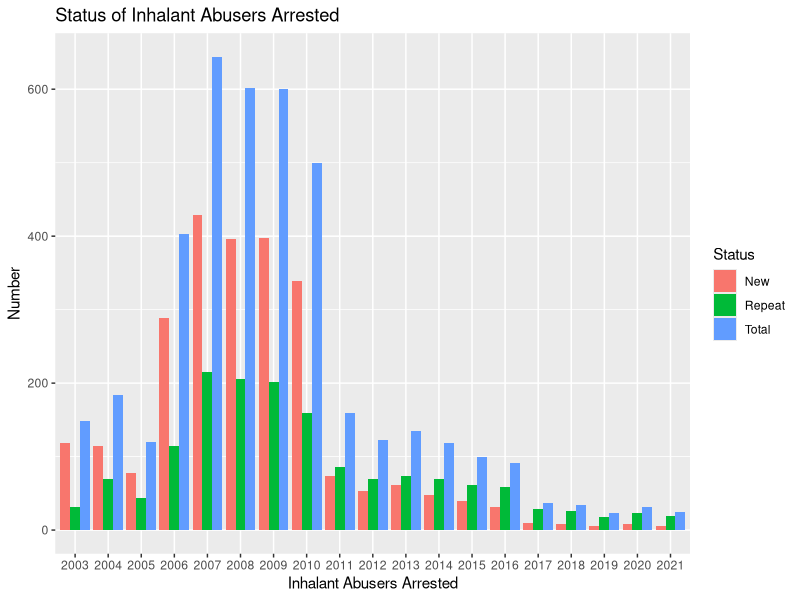
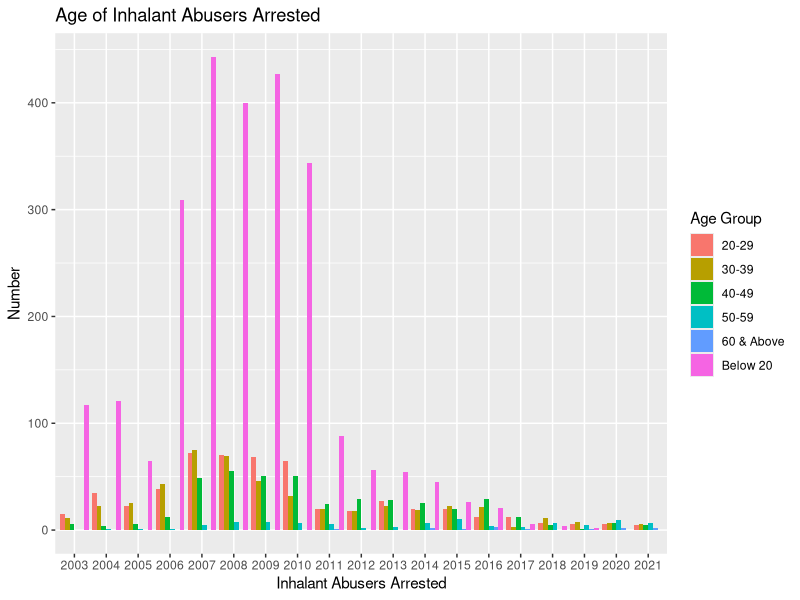
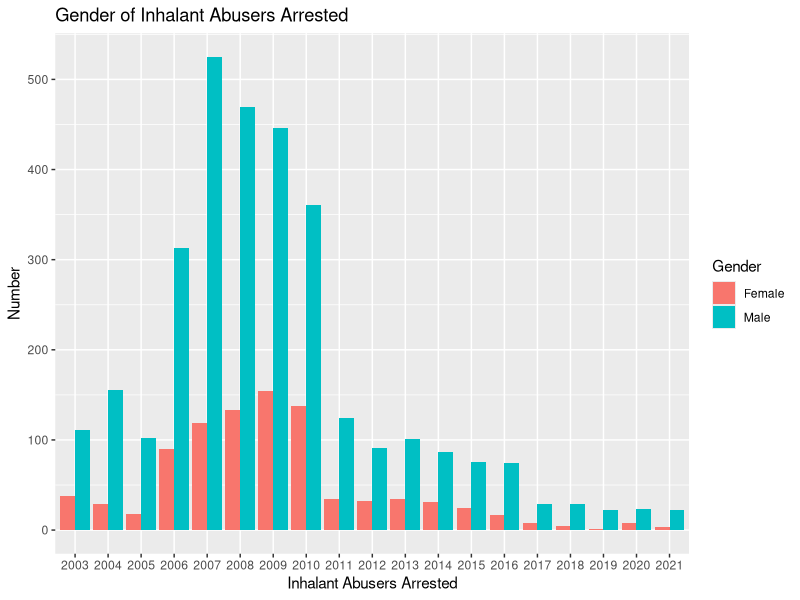
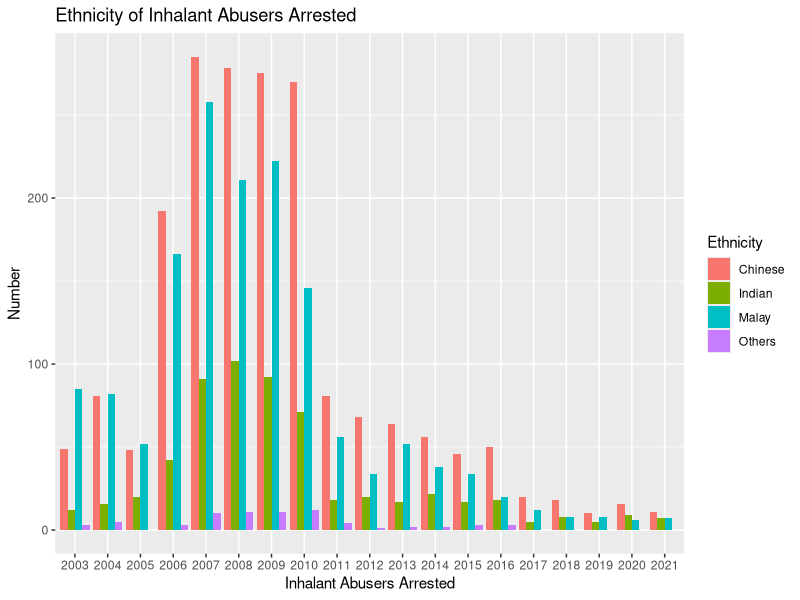

R code for these plots, in order:
## ---- chunk 1
library(tidyverse)
library(ggplot2)
abusers_by_status <- read_csv("DataonInhalantAbusersArrestedByStatus.csv")
abusers_by_status <- abusers_by_status %>%
  mutate(year_new = as.character(abusers_by_status$year))

abusers_by_age <- read_csv("DataonInhalantAbusersArrestedbyAgeGroup.csv")
abusers_by_age <- abusers_by_age %>%
  mutate(year_new = as.character(abusers_by_age$year))

abusers_by_gender <- read_csv("DataonInhalantAbusersArrestedByGender.csv")
abusers_by_gender <- abusers_by_gender %>%
  mutate(year_new = as.character(abusers_by_gender$year))

abusers_by_ethnicity <- read_csv("DataonInhalantAbusersArrestedByEthnicGroup.csv")
abusers_by_ethnicity <- abusers_by_ethnicity %>%
  mutate(year_new = as.character(abusers_by_ethnicity$year))

ggplot(abusers_by_status,aes(x = year_new, y = no_of_inhalant_abusers_arrested, fill = status)) + 
  geom_bar(position = "dodge", stat = "identity") +
  labs(x = "Inhalant Abusers Arrested", y = "Number", title = "Status of Inhalant Abusers Arrested", fill = "Status")

ggplot(abusers_by_age,aes(x = year_new, y = no_of_inhalant_abusers_arrested, fill = age_group)) + 
  geom_bar(position = "dodge", stat = "identity") +
  labs(x = "Inhalant Abusers Arrested", y = "Number", title = "Age of Inhalant Abusers Arrested", fill = "Age Group")

ggplot(abusers_by_gender,aes(x = year_new, y = no_of_inhalant_abusers_arrested, fill = gender)) + 
  geom_bar(position = "dodge", stat = "identity") +
  labs(x = "Inhalant Abusers Arrested", y = "Number", title = "Gender of Inhalant Abusers Arrested", fill = "Gender")

ggplot(abusers_by_ethnicity,aes(x = year_new, y = no_of_inhalant_abusers_arrested, fill = race)) + 
  geom_bar(position = "dodge", stat = "identity") +
  labs(x = "Inhalant Abusers Arrested", y = "Number", title = "Ethnicity of Inhalant Abusers Arrested", fill = "Ethnicity")
